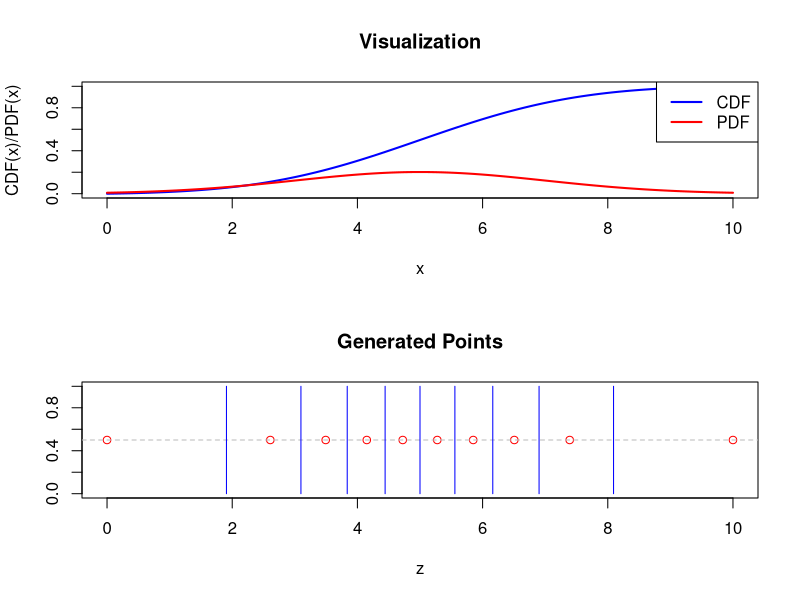

Here is the R script that generated this plot:
# Load necessary libraries
library(pracma)  # For the 'cumtrapz' function
library(splines) # For spline interpolation

# Function to generate points distributed according to the given density function
# Input: x  = vector of points (not necessarily equispaced)
#        px = probability distribution or density function of the same size as x
#        N  = number of points >= 3 (including end points of x)
#        plot = logical, if TRUE, will plot the results
# Output: z  = points distributed according to the density
#         hz = width of the intervals

GridDensity <- function(x, px, N, plot = FALSE) {
  npts <- 100  # Can be changed
  xi <- seq(min(x), max(x), length.out = npts)  # Reinterpolate on equi-spaced axis
  pint <- splinefun(x, px, method = "fmm")(xi)  # Smoothen using splines
  ci <- cumtrapz(xi, pint)  # Cumulative integral
  pint <- pint / ci[npts]
  ci <- ci / ci[npts]  # Normalize ci
  
  alfa <- 1 / (N - 1)  # alfa/2 + (N-1)*alfa + alfa/2
  zij <- numeric(N)  # Quadrature interval end marker
  z <- numeric(N)  # Quadrature point
  
  z[1] <- min(x)
  z[N] <- max(x)
  
  # ci(Z_j, j+1) = (j - 0.5) * alfa
  beta <- seq(0.5, N - 1.5) * alfa
  zij <- c(z[1], splinefun(ci, xi, method = "fmm")(beta), z[N])
  hz <- diff(zij)
  
  # Quadrature points are the center of masses of the quadrature intervals
  beta <- seq(1, N - 2) * alfa
  z[2:(N - 1)] <- splinefun(ci, xi, method = "fmm")(beta)
  
  # Optional plotting
  if (plot) {
    par(mfrow = c(2, 1))
    
    plot(xi, ci, type = "l", col = "blue", lwd = 2, main = "Visualization", ylab = "CDF(x)/PDF(x)", xlab = "x")
    lines(xi, pint, col = "red", lwd = 2)
    legend("topright", legend = c("CDF", "PDF"), col = c("blue", "red"), lty = 1, lwd = 2)
    
    plot(z, rep(0.5, length(z)), type = "p", col = "red", main = "Generated Points", ylab = "", xlab = "z", ylim = c(0, 1))
    abline(h = 0.5, col = "gray", lty = 2)
    for (i in 2:N) {
      lines(c(zij[i], zij[i]), c(0, 1), col = "blue")
    }
  }
  
  return(list(z = z, hz = hz))
}

# Example usage
x <- seq(0, 10, length.out = 50)
px <- dnorm(x, mean = 5, sd = 2)  # Example density function
N <- 10

result <- GridDensity(x, px, N, plot = TRUE)
print(result$z)
print(result$hz)

  
